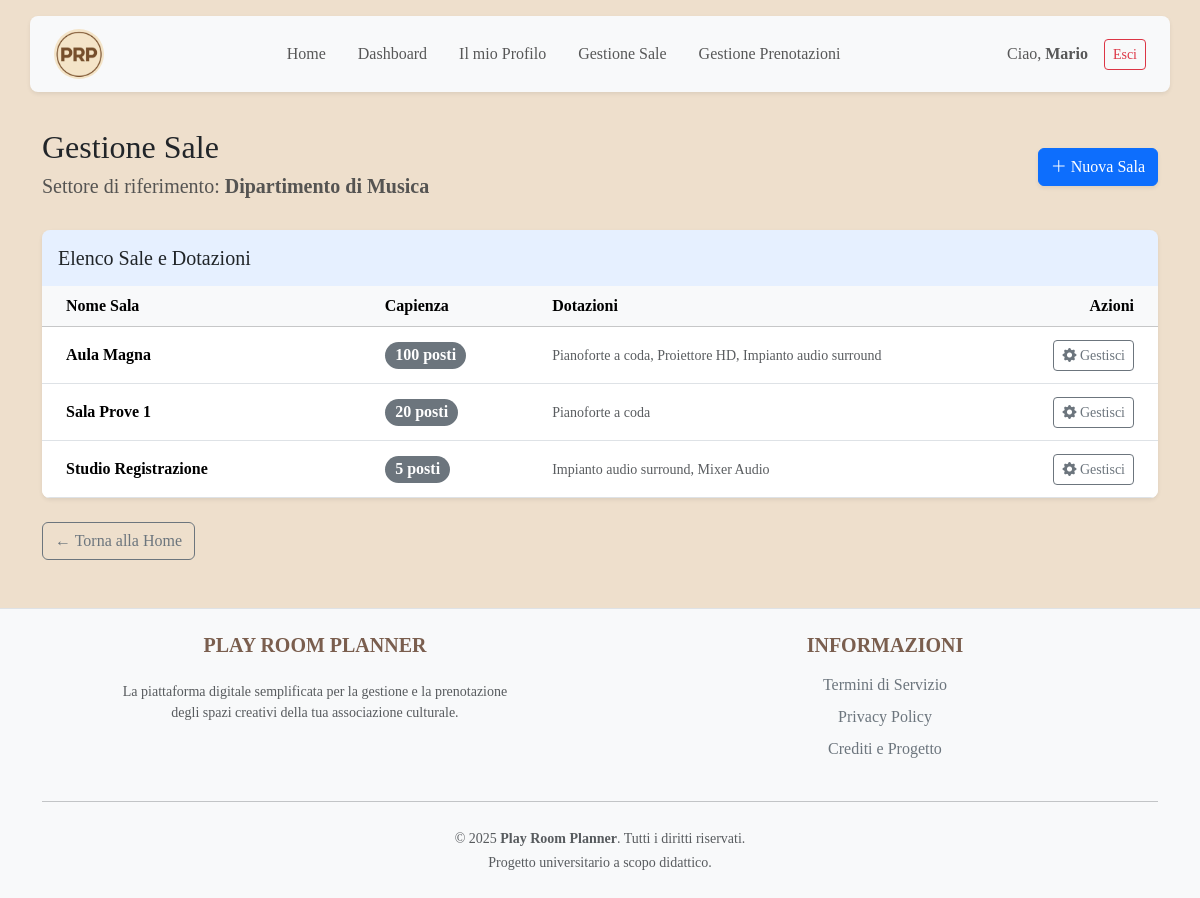
The page /gestione_sale.php (signed in) on the database its author committed.
### tables this page shows
CREATE TABLE UTENTE (
    id_utente INT PRIMARY KEY AUTO_INCREMENT,
    nome VARCHAR(50) NOT NULL,
    cognome VARCHAR(50) NOT NULL,
    data_nascita DATE NOT NULL,
    ruolo VARCHAR(20) NULL CHECK (ruolo IN ('docente', 'allievo', 'tecnico')),
    email VARCHAR(100) NOT NULL UNIQUE,
    password_hash VARCHAR(255) NOT NULL,
    foto VARCHAR(255) NULL,
    
    anni_servizio INT NULL CHECK (anni_servizio IS NULL OR anni_servizio >= 0),
    data_nomina DATE NULL,
    is_responsabile BOOLEAN NOT NULL DEFAULT FALSE,
    is_admin BOOLEAN NOT NULL DEFAULT FALSE,
    
    id_settore INT NULL,
    FOREIGN KEY (id_settore) REFERENCES SETTORE(id_settore)
        ON DELETE NO ACTION  
        ON UPDATE CASCADE
);

CREATE TABLE SETTORE (
    id_settore INT PRIMARY KEY AUTO_INCREMENT,
    nome VARCHAR(50) NOT NULL UNIQUE,
    tipo VARCHAR(50) NOT NULL CHECK (tipo IN ('musica', 'teatro', 'ballo')),
    num_iscritti INT DEFAULT 0,
    id_responsabile INT NULL UNIQUE
);

CREATE TABLE SALA (
    id_settore INT NOT NULL,
    nome_sala VARCHAR(50) NOT NULL,
    capienza_max INT NOT NULL CHECK (capienza_max > 0),
    
    PRIMARY KEY (id_settore, nome_sala),
    FOREIGN KEY (id_settore) REFERENCES SETTORE(id_settore)
        ON DELETE CASCADE  
        ON UPDATE CASCADE
);

### common/function.php (called while the page is built, shortened)
<?php
function datiUtenteCompleti($cid, $id_utente)
{
    $sql = "SELECT U.*, S.nome AS nome_settore
            FROM utente U
            LEFT JOIN SETTORE S ON U.id_settore = S.id_settore
            WHERE U.id_utente = ?";
    $stmt = $cid->prepare($sql);
    $stmt->bind_param("i", $id_utente);
    $stmt->execute();
    $result = $stmt->get_result();
    $dati = $result->fetch_assoc();
    return $dati;
}

### gestione_sale.php (the view, shortened to what this page needs)
<?php
require_once __DIR__ . '/common/setup.php';
require_once __DIR__ . '/common/function.php';
$dati_utente = datiUtenteCompleti($cid, $_SESSION['id_utente']);
$id_settore = $dati_utente['id_settore'];
$nome_settore = $dati_utente['nome_settore'];
$sql_sale = "SELECT * FROM SALA WHERE id_settore = ? ORDER BY nome_sala";
$stmt = $cid->prepare($sql_sale);
$stmt->bind_param("i", $id_settore);
$stmt->execute();
$result_sale = $stmt->get_result();
$sale = $result_sale->fetch_all(MYSQLI_ASSOC);
function getDotazioniSala($cid, $id_settore, $nome_sala) {
    $sql = "SELECT D.tipo
            FROM SALA_DOTAZIONE SD
            JOIN DOTAZIONE_DI_SUPPORTO D ON SD.id_dotazione = D.id_dotazione
            WHERE SD.id_settore = ? AND SD.nome_sala = ?";
    $stmt = $cid->prepare($sql);
    $stmt->bind_param("is", $id_settore, $nome_sala);
    $stmt->execute();
    $res = $stmt->get_result();
    $lista = [];
    while($row = $res->fetch_assoc()) {
        $lista[] = $row['tipo'];
    }
    return implode(", ", $lista);
}
?>
<!DOCTYPE html>
<html lang="it">
<body>
    <?php include 'common/navbar.php'; ?>
    <div class="container mt-5 mb-5">
        <div class="row align-items-center mb-4 mt-4">
            <div class="col-md-8">
                <h2 class="mb-2">Gestione Sale</h2>
                <h5 class="text-muted">
                    Settore di riferimento: <span class="text-brand fw-bold"><?php echo htmlspecialchars($nome_settore); ?></span>
                </h5>
            </div>
            <div class="col-md-4 text-end">
                <a href="nuova_sala.php" class="btn btn-primary shadow-sm">
                    <i class="bi bi-plus-lg"></i> Nuova Sala
                </a>
            </div>
        </div>
        <div class="card shadow-sm border-0 rounded-3 overflow-hidden">
            <div class="card-header bg-primary bg-opacity-10 border-0 py-3">
                <h5 class="mb-0 text-dark">Elenco Sale e Dotazioni</h5>
            </div>
            <div class="card-body p-0">
                <div class="table-responsive">
                    <table class="table table-hover align-middle mb-0">
                        <thead class="table-light">
                            <tr>
                                <th class="ps-4" style="width: 30%;">Nome Sala</th>
                                <th style="width: 15%;">Capienza</th>
                                <th style="width: 40%;">Dotazioni</th>
                                <th class="text-end pe-4" style="width: 15%;">Azioni</th>
                            </tr>
                        </thead>
                        <tbody>
                            <?php if (count($sale) > 0): ?>
                                <?php foreach ($sale as $s): ?>
                                    <tr>
                                        <td class="ps-4 py-3 fw-bold text-brand">
                                            <?php echo htmlspecialchars($s['nome_sala']); ?>
                                        </td>
                                        <td>
                                            <span class="badge bg-secondary rounded-pill fs-6">
                                                <?php echo $s['capienza_max']; ?> posti
                                            </span>
                                        </td>
                                        <td>
                                            <?php
                                                $dotazioni = getDotazioniSala($cid, $id_settore, $s['nome_sala']);
                                                if ($dotazioni) {
                                                    echo '<small class="text-muted">' . htmlspecialchars($dotazioni) . '</small>';
                                                } else {
                                                    echo '<span class="text-muted small fst-italic">Nessuna dotazione</span>';
                                                }
                                            ?>
                                        </td>
                                        <td class="text-end pe-4">
                                            <a href="modifica_sala.php?nome=<?php echo urlencode($s['nome_sala']); ?>" class="btn btn-sm btn-outline-secondary">
                                                <i class="bi bi-gear-fill"></i> Gestisci
                                            </a>
                                        </td>
                                    </tr>
                                <?php endforeach; ?>
                            <?php endif; ?>
                        </tbody>
                    </table>
                </div>
            </div>
        </div>
        <div class="mt-4">
            <a href="index.php" class="btn btn-outline-secondary">
                &larr; Torna alla Home
            </a>
        </div>
    </div>
</body>
</html>

### common/navbar.php (shortened to what this page needs)
<?php
if (isset($_SESSION['id_utente'])) {
    require_once __DIR__ . '/setup.php';
    require_once __DIR__ . '/function.php';
}
?>
<nav class="navbar navbar-expand-lg navbar-light fixed-top bg-transparent py-3">
  <div class="container-xl bg-light shadow-sm rounded-3 px-4 py-2">
    <a class="navbar-brand " href="index.php">
      <img src="images/logo.png" alt="Logo" width="50px" class="rounded-pill">
    </a>
    <div class="collapse navbar-collapse justify-content-between" id="navbarNav" style="display: flex !important;">
      <ul class="navbar-nav mx-auto mb-2 mb-lg-0 text-center flex-row gap-3">
        <li class="nav-item">
          <a class="nav-link" href="index.php">Home</a>
        </li>
        <?php if (isset($_SESSION['id_utente'])): ?>
          <li class="nav-item">
            <a class="nav-link position-relative" href="dashboard.php">
                Dashboard
            </a>
          </li>
          <li class="nav-item">
            <a class="nav-link" href="profilo.php">Il mio Profilo</a>
          </li>
          <?php if (isset($_SESSION['is_responsabile']) && $_SESSION['is_responsabile'] == true): ?>
            <li class="nav-item">
              <a class="nav-link" href="gestione_sale.php">Gestione Sale</a>
            </li>
            <li class="nav-item">
              <a class="nav-link" href="gestione_prenotazioni.php">Gestione Prenotazioni</a>
            </li>
          <?php endif; ?>
        <?php endif; ?>
      </ul>
      <ul class="navbar-nav align-items-center flex-row gap-2">
        <?php if (isset($_SESSION['id_utente'])): ?>
          <li class="nav-item">
              <span class="navbar-text me-2">Ciao, <strong><?php echo htmlspecialchars($_SESSION['nome']); ?></strong></span>
          </li>
          <li class="nav-item">
            <a class="btn btn-outline-danger btn-sm" href="backend/logout.php">Esci</a>
          </li>
        <?php endif; ?>
      </ul>
    </div>
  </div>
</nav>

### css/style.css (style rules this page uses)
* { font-family: Georgia, 'Times New Roman', Times, serif; }
body { background-color: #eedfcc; padding-top: 80px; }
.navbar-nav .nav-link { transition: transform 0.3s ease; }

### rows shown on the page
utente: id_settore.nome "Dipartimento di Musica"
sala: nome_sala "Aula Magna", capienza_max "100", dotazioni "Pianoforte a coda, Proiettore HD, Impianto audio surround"
sala: nome_sala "Sala Prove 1", capienza_max "20", dotazioni "Pianoforte a coda"
sala: nome_sala "Studio Registrazione", capienza_max "5", dotazioni "Impianto audio surround, Mixer Audio"

### other values the page prints
$_SESSION['nome'] "Mario"
